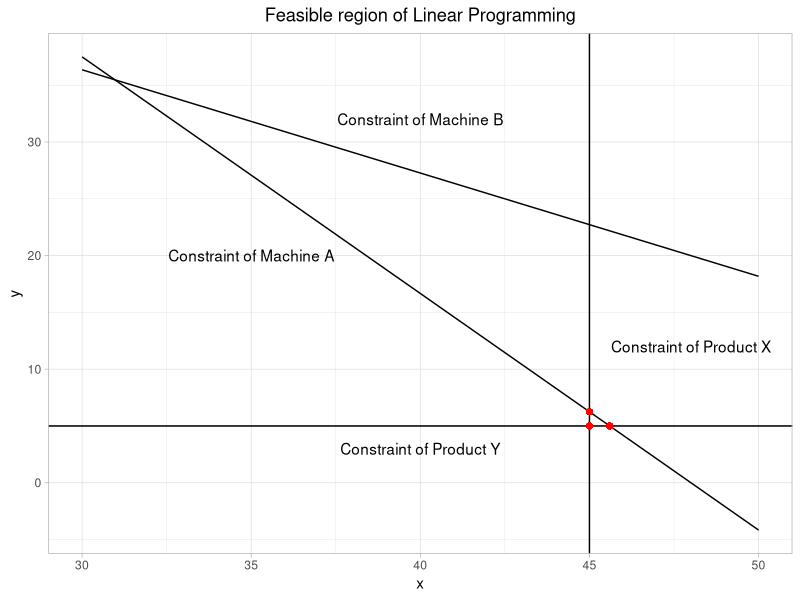
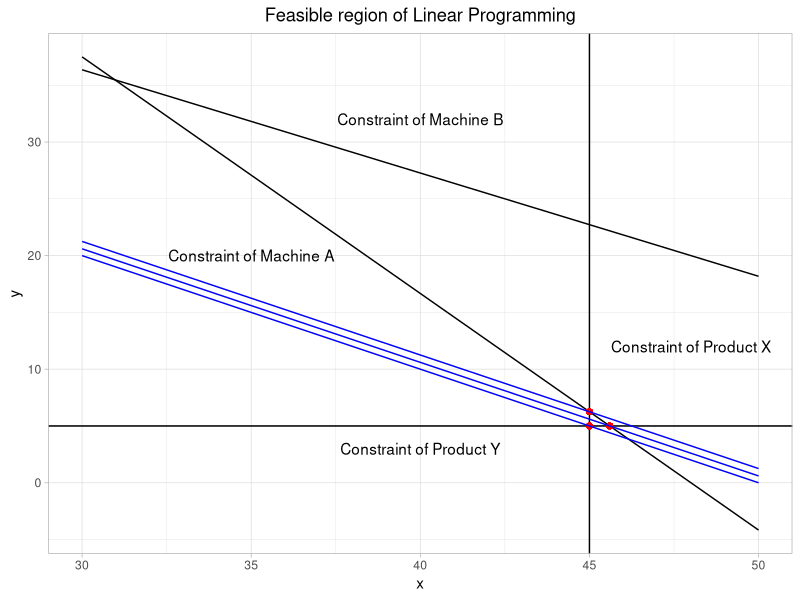

Write R code to recreate these figures, in order.
# HW9: Optimization
#
# In this exercise, you will use linear programming to solve a problem by
# plotting the feasible region of solution and by using programming tools.
#
# 1. A company makes two products (X and Y) using two machines (A and B).
#    Each unit of X that is produced requires 50 minutes processing time on
#    machine A and 30 minutes processing time on machine B. Each unit of Y that
#    is produced requires 24 minutes processing time on machine A and 33 minutes
#    processing time on machine B. At the start of the current week there are 30
#    units of X and 90 units of Y in stock. Available processing time on machine
#    A is forecast to be 40 hours and on machine B is forecast to be 35 hours.
#    The demand for X in the current week is forecast to be 75 units and for Y
#    is forecast to be 95 units. Company policy is to maximize the combined sum
#    of the units of X and the units of Y in stock at the end of the week.
#    Formulate the problem of deciding how much of each product to make in the
#    current week as a linear program.
#    Let's first solve this linear program graphically by plotting out the
#    feasible region.
#    To do this, you can:
#      - Load `ggplot2` package.
#      - Create a sequence `x` from 30 to 50, with step size 0.1.
#      - Use `as.data.frame()` to change `x` to a data frame.
#      - Use `ggplot()` to initialize a ggplot object.
#        Set its arguments `data` and `mapping`.
#      - Determine the constraints of the maximum running time of machine A and B,
#        represent the constraints by two lines(functions).
#      - Use `stat_function()` to draw the two lines.
#        - Use `annotate()` to add annotation for the line indicating constraint for machine A
#          - specify `x = 35`, `y = 20` and `label = "Constraint of Machine A"`
#        - Use `annotate()` to add annotation for the line indicating constraint for machine B
#          - specify `x = 40`, `y = 32` and `label = "Constraint of Machine B"`
#      - Determine what are the minimum numbers of production for X and Y
#      - Use `geom_hline()` to plot the minimum production for Y
#        - Use `annotate()` to add annotation for the line indicating constraint for Y
#          - specify `x = 40`, `y = 3` and `label = "Constraint of Product Y"`
#      - Use `geom_vline()` to plot the minimum production for X
#        - Use `annotate()` to add annotation for the line indicating constraint for X
#          - specify `x = 48`, `y = 12` and `label = "Constraint of Product X"`
#      - Determine the feasible region and indicate the region by its vertex,
#        use `geom_point()` to point out the vertex in red
#      - `labs()` to format the labels such that:
#        - `title = "Feasible region of Linear Programming"`.
#      - `theme_light()` to change the theme of plots.
#      - `theme()` to change the title and subtitle to the middle of the plot.
## Do not modify this line!
library(ggplot2)
x <- seq(30, 50, by = 0.1) 
x <- as.data.frame(x)

ca <- function(x) {
  return(40 * 60 / 24 - 50 / 24 * x)
}

cb <- function(x) {
  return(35 * 60 / 33 - 30 / 33 * x)
}


g1 <- ggplot(data = x) +
  stat_function(fun = ca) +
  annotate("text", x = 35, y = 20, label = "Constraint of Machine A") +
  stat_function(fun = cb) +
  annotate("text", x = 40, y = 32, label = "Constraint of Machine B") +
  geom_hline(yintercept = 5) +
  annotate("text", x = 40, y = 3, label = "Constraint of Product Y") +
  geom_vline(xintercept = 45) +
  annotate("text", x = 48, y = 12, label = "Constraint of Product X") +
  geom_point(mapping = aes(x = 45, y = 5), col = "red") +
  geom_point(mapping = aes(x = 45, y = 6.25), col = "red") +
  geom_point(mapping = aes(x = 45.6, y = 5), col = "red") +
  scale_x_continuous(limits = c(30, 50)) +
  labs(title = "Feasible region of Linear Programming") +
  theme_light() +
  theme(plot.title = element_text(hjust = 0.5), plot.subtitle = element_text(hjust = 0.5))
g1

# 2. The goal is to maximize the combined sum of the units of X and the units of
#    Y in stock at the end of the week, which is the same as to maximize the
#    combined sum of the units produced during this week.
#    For the three vertex in the `g1`, plot three parallel lines with slope -1 by
#    using `stat_function()`.
#    Can you tell what is the optimal point for this linear programming problem?
#    Save your plot into `g2` and save your answer of the optimal `x` and `y` into
#    `x1`, `y1`.
## Do not modify this line!
line1 <- function(x) {
  return(-x + 50)
}

line2 <- function(x) {
  return(-x + 51.25)
}

line3 <- function(x) {
  return(-x + 50.6)
}

g2 <- g1 +
  stat_function(fun = line1, col = "blue") +
  stat_function(fun = line2, col = "blue") +
  stat_function(fun = line3, col = "blue")
g2

x1 <- 45
y1 <- 6.25



# 3. Now let's load the `lpSolve` package to solve the above problem using the
#    computational tools.
#    To do this, you should follow these steps:
#    - Create a matrix representing the constraints, the dimension should be 4*2.
#      Two rows corresponding to the constraints on machines and two rows corresponding
#      to the constraints on products.
#    - Use `lp` to solve the linear programming.
#      - specify `direction = "max"`
#      - use `>=` for all constraints in `const.dir`
#    Save the output of `lp` into `s1`.
## Do not modify this line!
library(lpSolve)

f.obj <- c(1, 1)
f.con <- matrix(
  data = c(-50, -24, -30, -33, 1, 0, 0, 1), 
  nrow = 4, ncol = 2, byrow = TRUE
)
f.dir <- ">="
f.rhs <- c(-40*60, -35*60, 45, 5)

s1 <- lp(direction = "max", f.obj, f.con, f.dir, f.rhs)
s1 

# 4. For the above problem, we only consider two variables, thus we can solve it
#    graphically, but if we have more than 3 variables to consider, the
#    graphical way is no longer straightforward.
#    Let's use the `lp` function to solve the following problem:
#    The facility has four machines of type 1, five of type 2, three of type 3
#    and seven of type 4. Each machine operates 40 hours per week. The company
#    has 5 products in total, which generate different profits and have
#    different processing time on different machines. The relationship is
#    shown in the following table:
#    Machine       Quantity   Product1  Product2  Product3  Product4  Product5
#    M1                4         1.2       1.3       0.7        0         0.5
#    M2                5         0.7       2.2       1.6       0.5         1
#    M3                3         0.9       0.7       1.3        1         0.8
#    M4                7         1.4       2.8       0.5       1.2        0.6
#    Unit ptofit $               18        25        10        12         15
#    The units of products can only be integers.The company wants to maximize
#    the profit. Solve this linear programming problem and save the output of
#    `lp` into `s2`.
#    To do this, you should follow these steps:
#    - Create a matrix representing the constraints, the dimension should be 4*5.
#      Each column represents a product and each row represents the constraint on
#      a machine.
#    - Use `lp` to solve the linear programming.
#      - specify `direction = "max"`
#      - use `<=` for all constraints in `const.dir`
#
#
## Do not modify this line!

f.obj <- c(18, 25, 10, 12, 15)
f.con <- matrix(
  data = c(1.2, 1.3, 0.7, 0, 0.5, 
           0.7, 2.2, 1.6, 0.5, 1,
           0.9, 0.7, 1.3, 1, 0.8,
           1.4, 2.8, 0.5, 1.2, 0.6),
  nrow = 4, ncol = 5, byrow = TRUE
)
f.dir <- "<="
f.rhs <- c(40*4, 40*5, 40*3, 40*7)

s2 <- lp("max", f.obj, f.con, f.dir, f.rhs, all.int = TRUE)
s2
